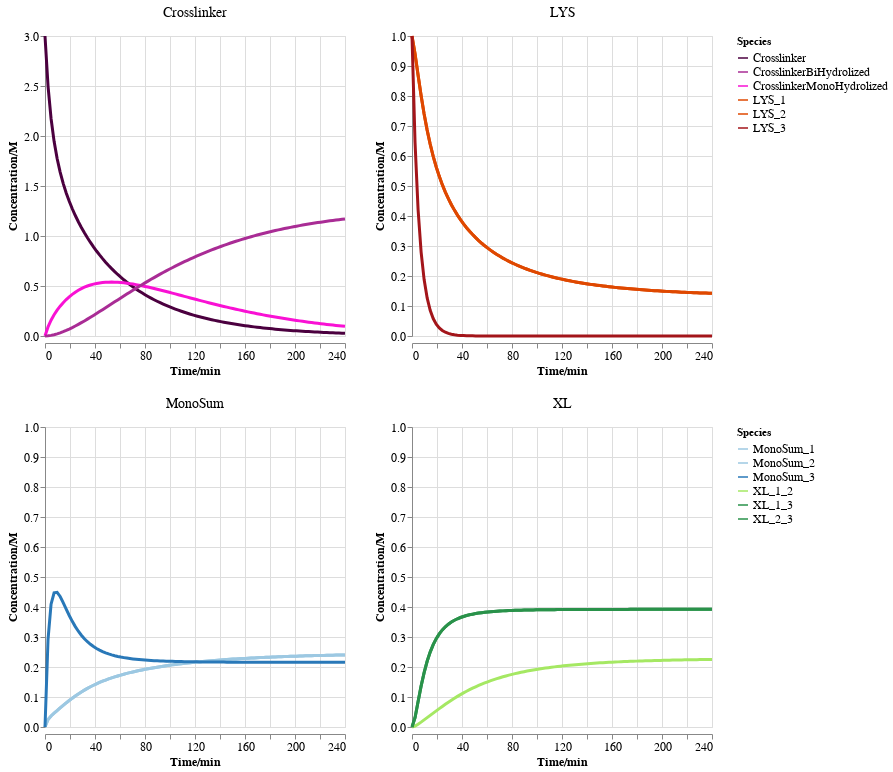

Notebook cell for this chart:
### Code cell
c = get_3lys_time_plot(df_melt_3lys_lower_klys1_2, 240, invert_colors=True)
c

### Figure 1 — Vega-Lite specification as saved in the notebook (floating-point values rounded to 4 significant figures; data arrays with more than 128 entries replaced by an {"elided": "..."} marker saying what was removed)
{"config": {"view": {"continuousWidth": 300, "continuousHeight": 300}, "axis": {"labelFontSize": 12, "titleFontSize": 12}}, "vconcat": [{"data": {"name": "data-e3865daa584facdd9d1961ae6e354387"}, "facet": {"field": "type", "header": {"labelFontSize": 14}, "title": null, "type": "nominal"}, "spec": {"mark": {"type": "line", "size": 3}, "encoding": {"color": {"field": "variable", "legend": {"labelFontSize": 12}, "scale": {"range": ["#4b003f", "#a92c95", "#f911d4", "#df4800", "#df4800", "#a3151a"]}, "title": "Species", "type": "nominal"}, "tooltip": [{"field": "value", "type": "quantitative"}, {"field": "variable", "type": "nominal"}], "x": {"field": "time", "scale": {"domain": [0, 240]}, "title": "Time/min", "type": "quantitative"}, "y": {"axis": {"title": "Concentration/M"}, "field": "value", "scale": {}, "type": "quantitative"}}}, "columns": 2, "resolve": {"scale": {"y": "independent"}}}, {"data": {"name": "data-0b7dc8df4458b4d3cca7883a9d7fb20c"}, "facet": {"field": "type", "header": {"labelFontSize": 14}, "title": null, "type": "nominal"}, "spec": {"mark": {"type": "line", "size": 3}, "encoding": {"color": {"field": "variable", "legend": {"labelFontSize": 12}, "scale": {"range": ["#9cc8e2", "#9cc8e2", "#2978b8", "#a5e863", "#29924a", "#29924a"]}, "title": "Species", "type": "nominal"}, "tooltip": [{"field": "value", "type": "quantitative"}, {"field": "variable", "type": "nominal"}], "x": {"field": "time", "scale": {"domain": [0, 240]}, "title": "Time/min", "type": "quantitative"}, "y": {"axis": {"title": "Concentration/M"}, "field": "value", "scale": {"domain": [0, 1]}, "type": "quantitative"}}}, "columns": 2, "resolve": {"scale": {"y": "independent"}}}], "resolve": {"scale": {"color": "independent", "x": "shared"}}, "$schema": "https://vega.github.io/schema/vega-lite/v5.8.0.json", "datasets": {"data-e3865daa584facdd9d1961ae6e354387": {"elided": "600 records"}, "data-0b7dc8df4458b4d3cca7883a9d7fb20c": {"elided": "600 records"}}}
